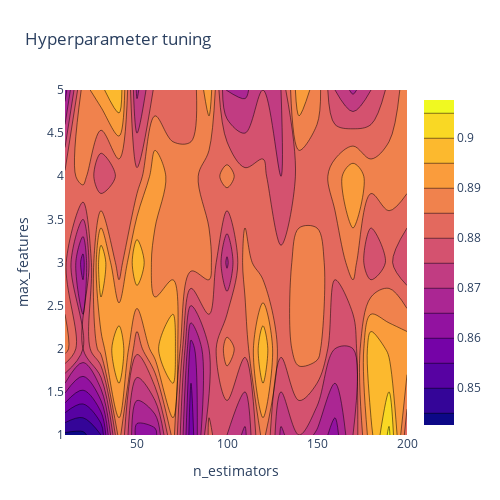

The notebook cell this image was saved under:
### Markdown cell above
# **2D Contour Plot**

Now, comes the fun part, we will be visualizing the landscape of the 2 hyperparameters that we are tuning and their influence on the accuracy score.

### Code cell
import plotly.graph_objects as go

# X and Y axes labels
layout = go.Layout(
            xaxis=go.layout.XAxis(
              title=go.layout.xaxis.Title(
              text='n_estimators')
             ),
             yaxis=go.layout.YAxis(
              title=go.layout.yaxis.Title(
              text='max_features') 
            ) )

fig = go.Figure(data = [go.Contour(z=z, x=x, y=y)], layout=layout )

fig.update_layout(title='Hyperparameter tuning', autosize=False,
                  width=500, height=500,
                  margin=dict(l=65, r=50, b=65, t=90))

fig.show()

### Figure 1 — Plotly figure (JSON) as saved in the notebook; plotly's stock layout.template omitted (floating-point values rounded to 4 significant figures)
{"data": [{"type": "contour", "x": [10, 20, 30, 40, 50, 60, 70, 80, 90, 100, 110, 120, 130, 140, 150, 160, 170, 180, 190, 200], "y": [1, 2, 3, 4, 5], "z": [[0.8438, 0.8438, 0.85, 0.8875, 0.8625, 0.8625, 0.8875, 0.8562, 0.8812, 0.875, 0.8688, 0.8875, 0.8688, 0.875, 0.8688, 0.8625, 0.875, 0.8938, 0.9062, 0.8812], [0.8875, 0.875, 0.8875, 0.9, 0.8812, 0.8938, 0.9, 0.8625, 0.875, 0.8875, 0.8812, 0.9, 0.8812, 0.8875, 0.8875, 0.875, 0.875, 0.9, 0.8938, 0.8938], [0.8812, 0.8625, 0.9, 0.8812, 0.9, 0.8875, 0.8875, 0.8875, 0.8875, 0.8688, 0.8875, 0.8812, 0.8812, 0.8875, 0.8875, 0.8812, 0.8875, 0.875, 0.8812, 0.875], [0.8812, 0.8875, 0.875, 0.8812, 0.8812, 0.8938, 0.8875, 0.8875, 0.8812, 0.8875, 0.8812, 0.8812, 0.875, 0.8812, 0.8812, 0.8875, 0.8938, 0.8875, 0.8875, 0.8875], [0.8625, 0.8875, 0.8938, 0.9, 0.8688, 0.8812, 0.8812, 0.8812, 0.8938, 0.8688, 0.8688, 0.875, 0.875, 0.8938, 0.8875, 0.875, 0.8688, 0.875, 0.8812, 0.8875]]}], "layout": {"autosize": false, "height": 500, "margin": {"b": 65, "l": 65, "r": 50, "t": 90}, "title": {"text": "Hyperparameter tuning"}, "width": 500, "xaxis": {"title": {"text": "n_estimators"}}, "yaxis": {"title": {"text": "max_features"}}}}
